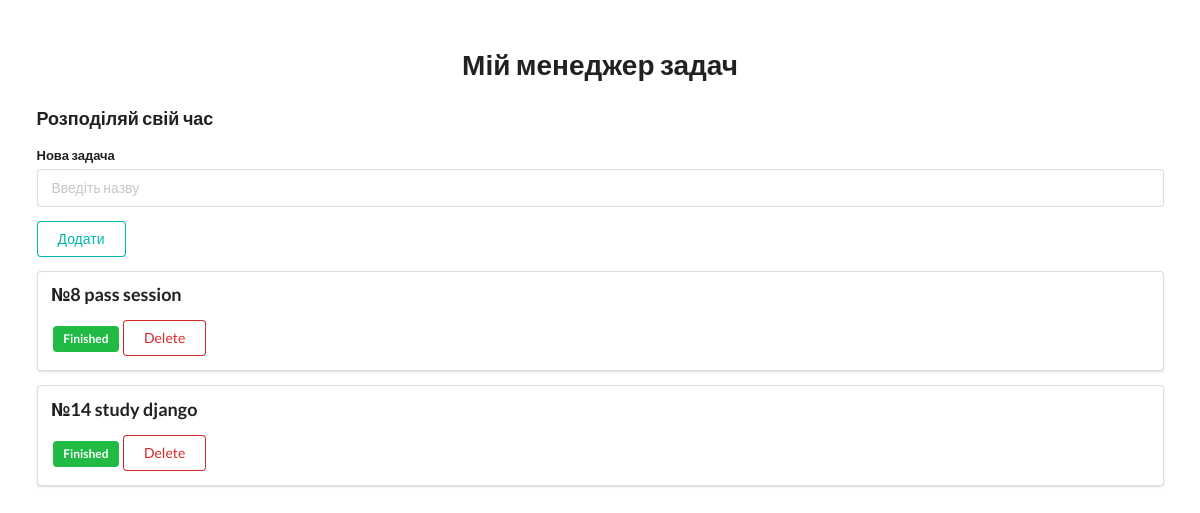
Before: / with the older database file.
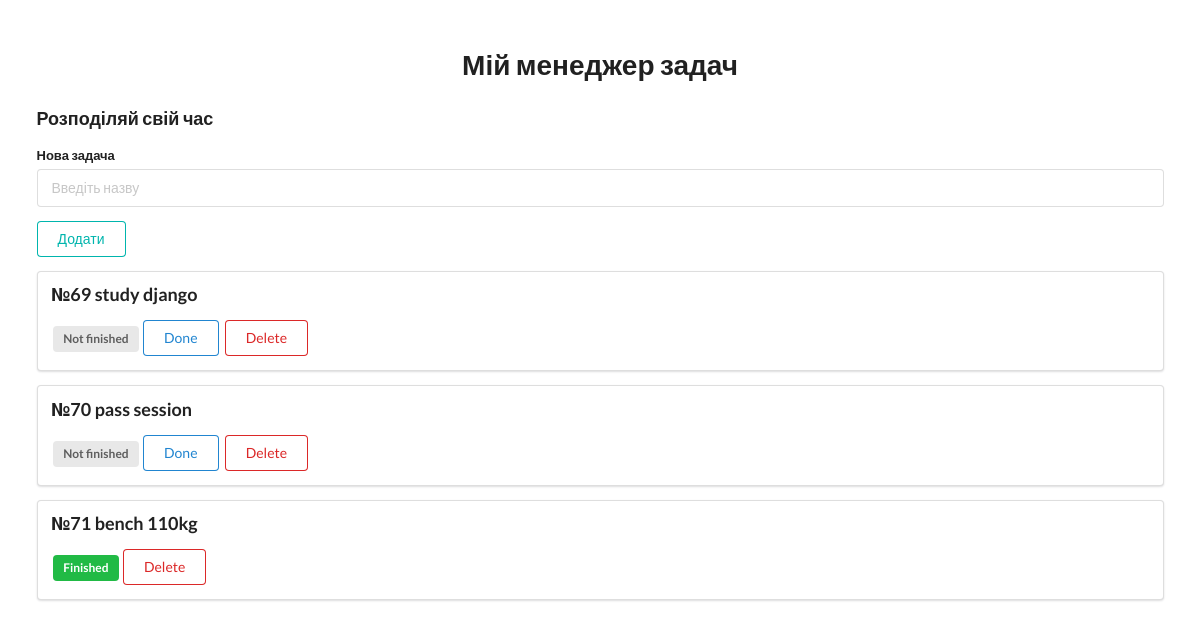
After: the same page with the newer database file.
### todolist/models.py (models this page shows, shortened)
class ToDo(models.Model):
    title = models.CharField('task name', max_length=100)
    is_complete = models.BooleanField('finished', default=False)
    class Meta:
        verbose_name = 'task'
        verbose_name_plural = 'tasks'

### todolist/views.py (the view)
# urls.py: path('', views.index, name='index'),
def index(request):
    todos = ToDo.objects.all()
    return render(request, 'todoapp/index.html', {'todolist': todos, 'title': 'Головна сторінка'})

### templates/todoapp/index.html (shortened to what this page needs)
{% extends 'todoapp/layout.html' %}
{% block content %}
<div style="margin-top: 50px;" class="ui container">
    <h1 class="ui center aligned header">Мій менеджер задач</h1>
    <h3 class="test_style">Розподіляй свій час</h3>
    <form class="ui form" action="{% url 'add' %}" method="post">
        <div class="field">
            <label>Нова задача</label>
            <input type="text" name="title" placeholder="Введіть назву"><br>
        </div>
        <button class="ui teal basic button" type="submit">Додати</button>
    </form>
{% for todo in todolist %}
<div class="ui segment">
    <p class="ui big header">№{{ todo.id }} {{ todo.title }}</p>
    {% if todo.is_complete == False %}
    <span class="ui gray label">Not finished</span>
    <a class="ui primary basic button" href="{% url 'update' todo_id=todo.id %}">Done</a>
    {% else %}
    <span class="ui green label">Finished</span>
    {% endif %}
    <a class="ui negative basic button" href="{% url 'delete' todo_id=todo.id %}">Delete</a>
</div>
{% endfor %}
</div>
{% endblock content %}

### templates/todoapp/layout.html (shortened to what this page needs)
<!DOCTYPE html>
{% load static %}
<html lang="en">
<head>
    <link rel="stylesheet" href="https://cdn.jsdelivr.net/npm/semantic-ui@2.4.2/dist/semantic.min.css">
    <link rel="stylesheet" href="{% static 'todolist/css/style.css' %}">
</head>
<body>
{% block content %}
{% endblock %}
</body>
</html>

Changed rows visible on the page:
removed ToDo: id "8", title "pass session", is_complete "Finished"
removed ToDo: id "14", title "study django", is_complete "Finished"
added ToDo: id "69", title "study django", is_complete "Not finished"
added ToDo: id "70", title "pass session", is_complete "Not finished"
added ToDo: id "71", title "bench 110kg", is_complete "Finished"
